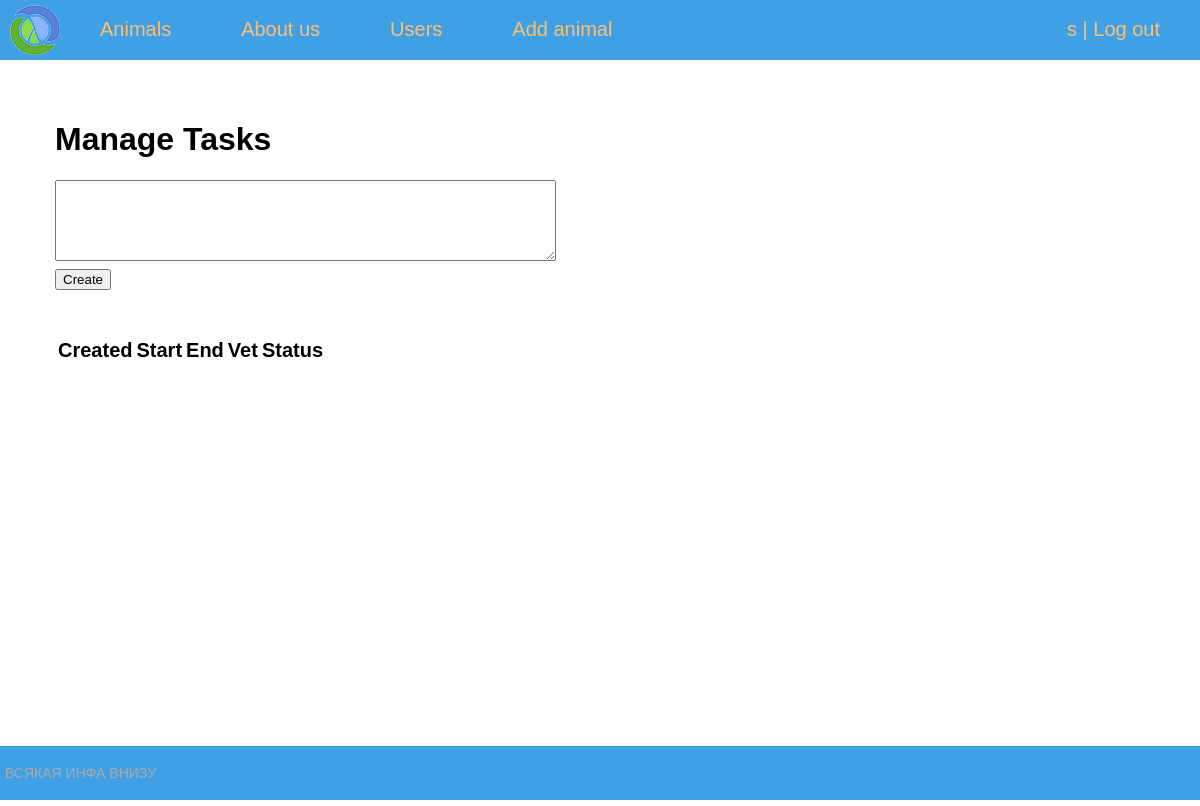
Page /manage_tasks/1/ (signed in) on the earlier database version.
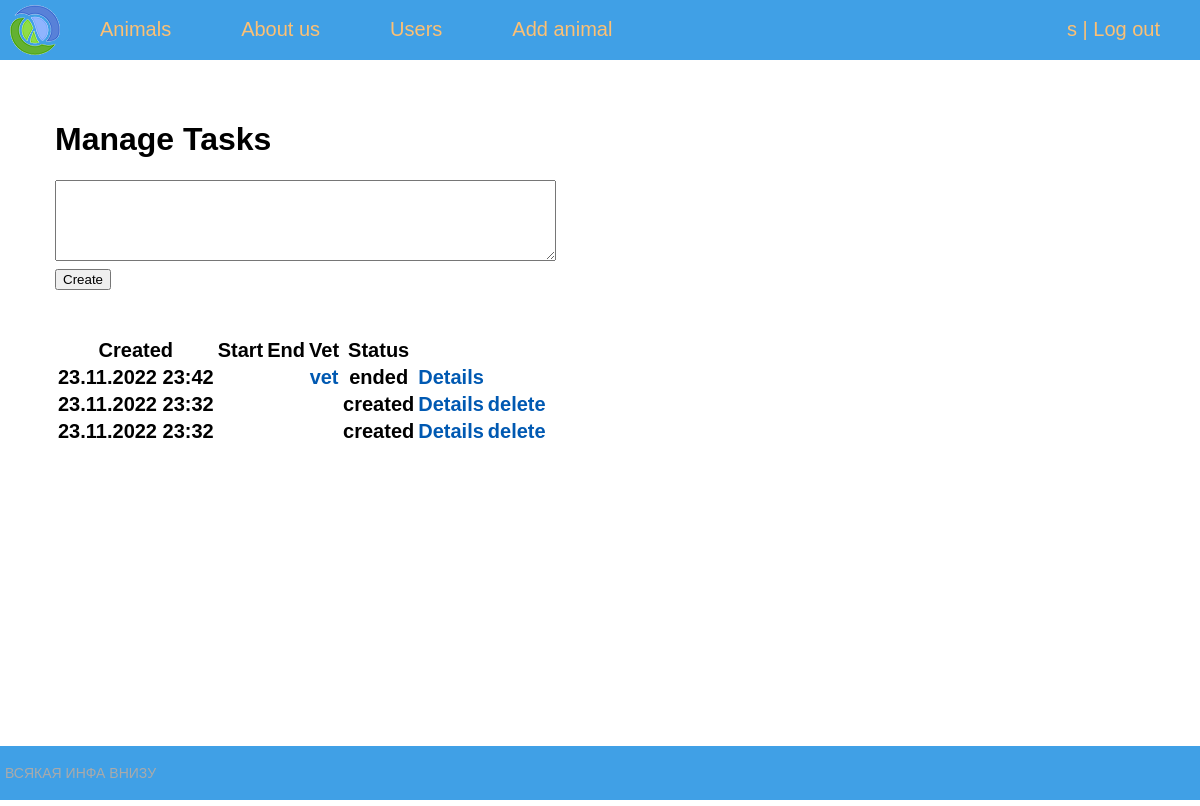
Same page on the later database version.
### shelter/models.py (models this page shows, shortened)
class Task(models.Model):
    status = models.CharField(max_length=14, default="created")
    vet = models.ForeignKey(Account, on_delete=models.CASCADE, null=True)
    animal = models.ForeignKey(Animal, on_delete=models.CASCADE, null=False, blank=False)
    description = models.CharField(max_length=100, null=False, blank=False)
    task_start = models.DateTimeField(default=None, null=True)
    task_end = models.DateTimeField(default=None, null=True)
    created = models.DateTimeField(default=None, null=False)
    class Meta:
        ordering = ('-created',)

class Account(AbstractBaseUser):
    email = models.EmailField(verbose_name="email", max_length=60, unique=True)
    username = models.CharField(max_length=30, unique=True)
    date_joined = models.DateTimeField(verbose_name='date joined', auto_now_add=True)
    last_login = models.DateTimeField(verbose_name='last login', auto_now=True)
    is_admin = models.BooleanField(default=False)
    is_active = models.BooleanField(default=True)
    is_staff = models.BooleanField(default=False)
    is_superuser = models.BooleanField(default=False)
    position = models.CharField(max_length=10, default="unverified")
    name = models.CharField(max_length=15, default="")
    surname = models.CharField(max_length=15, default="")
    USERNAME_FIELD = 'username'
    objects = MyAccountManager()

### shelter/views.py (the view, shortened to what this page needs)
# urls.py: path('manage_tasks/<int:animalid>/', ManageTasksForVet.as_view(), name="manage_tasks"),
class ManageTasksForVet(DataMixin, UserPassesTestMixin, BaseListView, TemplateResponseMixin):
    model = Task
    template_name = 'shelter/manage_tasks.html'
    context_object_name = 'tasks'
    pk_url_kwarg = 'animalid'
    paginate_by = 15
    def get(self, request, *args, **kwargs):
        task_id = request.GET.get('task', '')
        self.object_list = self.get_queryset()
        allow_empty = self.get_allow_empty()
        context = self.get_context_data(pk=self.kwargs['animalid'])
        return self.render_to_response(context)
    def get_queryset(self):
        queryset = Task.objects.filter(animal_id=self.kwargs['animalid']).select_related('vet')
        return queryset
    def get_context_data(self, *, object_list=None, **kwargs):
        context = super().get_context_data(**kwargs)
        c_def = self.get_user_context(title="Manage Tasks")
        return dict(list(context.items()) + list(c_def.items()))
    def test_func(self):
        if self.request.user.position == "employee" or self.request.user.position == "vet":
            return True
        return False

### shelter/utils.py (called while the page is built)
    def get_user_context(self, **kwargs):
        context = kwargs
        context['menu'] = menu
        return context

### shelter/templates/shelter/manage_tasks.html (shortened to what this page needs)
{% extends 'shelter/base.html' %}
{% block content %}
<h1>{{title}}</h1>
{% if user.position == "employee" %}
<form method="post">
        <textarea rows = "5" cols = "60" name = "description">
        </textarea><br>
        <button type="submit">Create</button>
</form>
<br>
{%endif%}
<br>
<table>
    <tr><th>Created</th><th>Start</th><th>End</th><th>Vet</th><th>Status</th><th></th><th></th><th></th></tr>
{% for task in tasks %}
    <tr>
        <th> {{task.created|date:"d.m.Y H:i"}}</th>
        <th> {{task.start|date:"d.m.Y H:i"}}</th>
        <th>{{task.end|date:"d.m.Y H:i"}}</th>
        <th>
            {% if task.vet_id%}
            <a href="{% url 'show_user' task.vet_id %}">{{task.vet.username}}</a>
            {% endif %}
        </th>
        <th>{{task.status}}</th>
        <th>
            <a href="{% url 'task' task.pk %}">Details</a>
        </th>
        {% if user.position == "employee" %}
        <th>
            {% if  task.status != 'ended' %}
            <a href="{% url 'manage_tasks' pk %}?delete=1&task={{task.pk}}">delete</a>
            {% endif %}
        </th>
        {% else %}
        <th></th>
        {% endif %}
    </tr>
{% endfor %}
</table>
{% endblock %}

### shelter/templates/shelter/base.html (shortened to what this page needs)
{% load static %}
<!DOCTYPE html>
<html>
<head>
	<link type="text/css" href="{% static 'shelter/css/styles.css' %}" rel="stylesheet" />
</head>
<body>
<table class="table-page" border=0 cellpadding="0" cellspacing="0">
<tr><td valign=top>
{% block mainmenu %}
		<div class="header">
			<ul id="mainmenu" class="mainmenu">
				<li class="logo"><a href="{% url 'home' %}"><div class="logo"></div></a></li>
				{% for m in menu %}
				    <li><a href="{% url m.url_name %}">{{m.title}}</a></li>
				{% endfor %}
				{% if user.position == "employee" or user.position == "admin" %}
				    <li><a href="{% url 'users' %}">Users</a></li>
				{% endif %}
            	{% if user.position == "employee" %}
				    <li><a href="{% url 'addanimal' %}">Add animal</a></li>
				{% endif %}
				{% if request.user.is_authenticated %}
				    <li class="last"><a href="{% url 'mypage' %}">{{user.username}}</a> | <a href="{% url 'logout' %}">Log out</a></li>
				{% else %}
				    <li class="last"><a href="{% url 'register' %}">Register</a> | <a href="{% url 'login' %}">Log in</a></li>
				{% endif %}
			</ul>
		</div>
{% endblock mainmenu %}
<table class="table-content" border=0 cellpadding="0" cellspacing="0">
<td valign="top" class="content">
	<div class="content-text">
{% block content %}
{% endblock %}
	</div>
</td></tr></table>
<tr><td valign=top>
	<div id="footer">
		<p>ВСЯКАЯ ИНФА ВНИЗУ</p>
	</div>
</td></tr></table>
</body>
</html>

Differences in the rows shown:
added Task: created "23.11.2022 23:42", vet.username "vet", status "ended"
added Task: created "23.11.2022 23:32", status "created"
added Task: created "23.11.2022 23:32", status "created"
